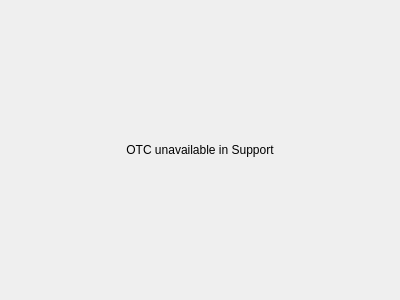
<?xml version="1.0" encoding="UTF-8"?>
<ui version="4.0">
 <class>OTCSupportRoomShield</class>
 <widget class="QWidget" name="OTCSupportRoomShield">
  <property name="geometry">
   <rect>
    <x>0</x>
    <y>0</y>
    <width>400</width>
    <height>300</height>
   </rect>
  </property>
  <property name="windowTitle">
   <string>Form</string>
  </property>
  <layout class="QVBoxLayout" name="verticalLayout">
   <property name="spacing">
    <number>0</number>
   </property>
   <property name="leftMargin">
    <number>5</number>
   </property>
   <property name="topMargin">
    <number>0</number>
   </property>
   <property name="rightMargin">
    <number>5</number>
   </property>
   <property name="bottomMargin">
    <number>0</number>
   </property>
   <item>
    <widget class="QLabel" name="label">
     <property name="text">
      <string>OTC unavailable in Support</string>
     </property>
     <property name="alignment">
      <set>Qt::AlignCenter</set>
     </property>
     <property name="wordWrap">
      <bool>true</bool>
     </property>
     <property name="h5" stdset="0">
      <bool>true</bool>
     </property>
    </widget>
   </item>
  </layout>
 </widget>
 <resources/>
 <connections/>
</ui>
